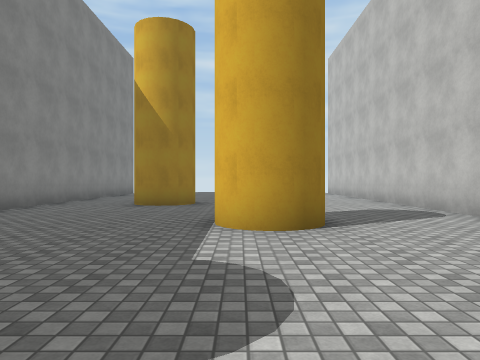
View 1 (above)

16 first-person views from a walk through a 3-D level made in the Unity game engine. The camera is 1.3 m above the floor, looks level and sees 70° across. The floor is counted in squares, 2 m on a side. Each view is taken from the middle of a square. On the plan, view 1 faces up. The plan holds only what a view shows up to about 10 squares ahead; the rest is blank. The place goes on beyond the plan. The player character is not drawn. Surface patterns are stand-ins for the level's own textures.

View 2
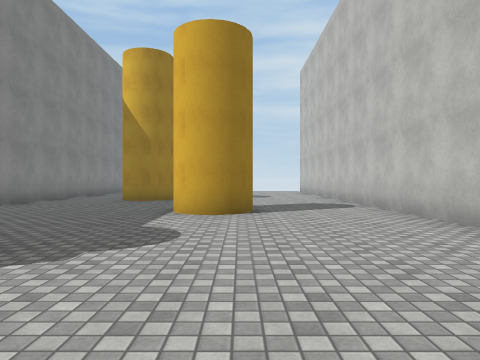

View 3
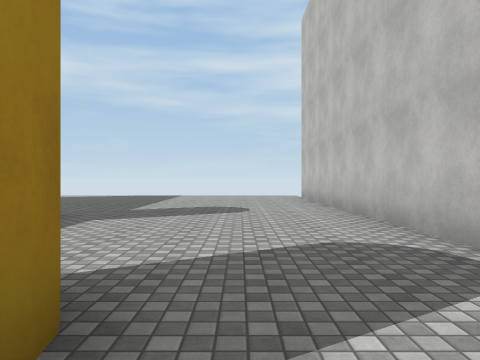

View 4
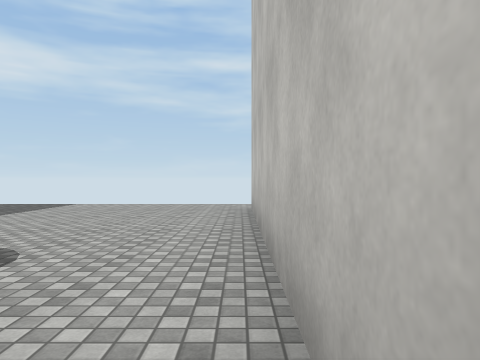

View 5
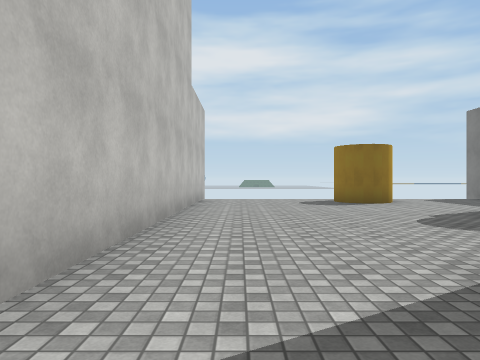

View 6
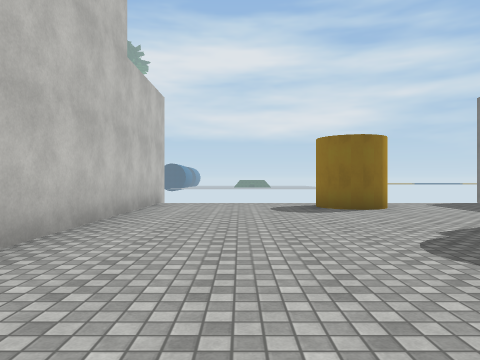

View 7
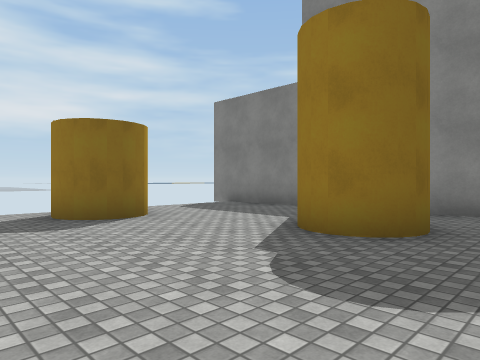

View 8
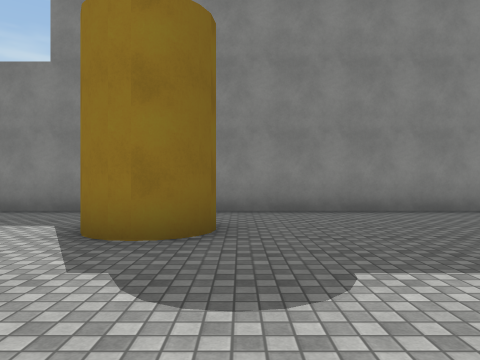

View 9
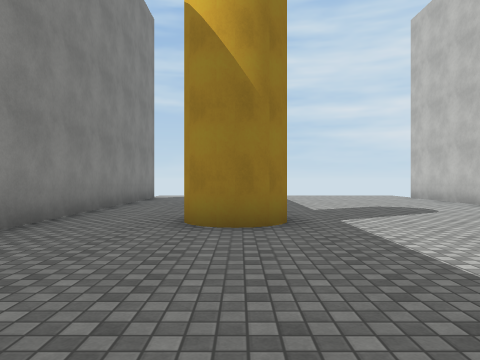

View 10
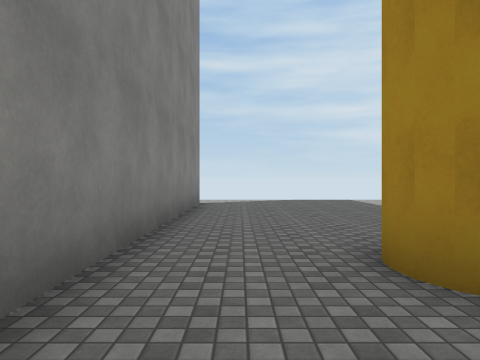

View 11
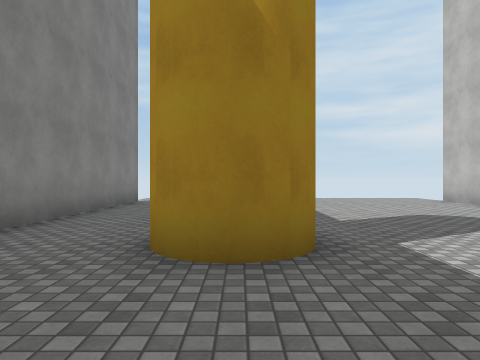

View 12
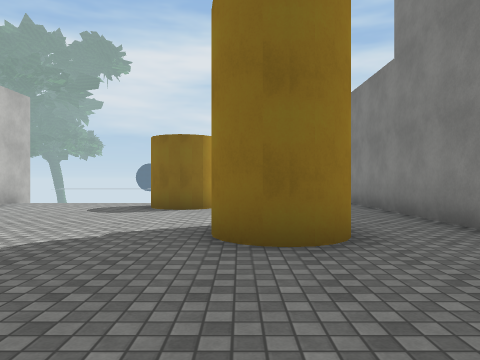

View 13
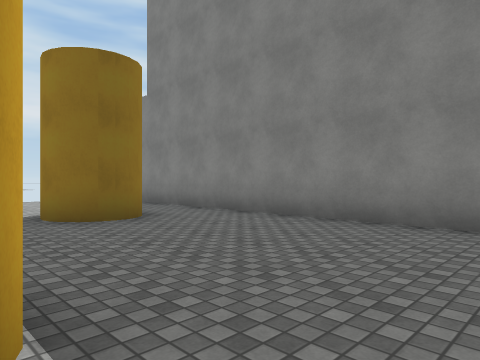

View 14
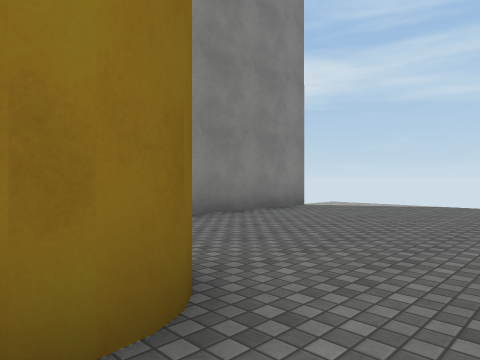

View 15
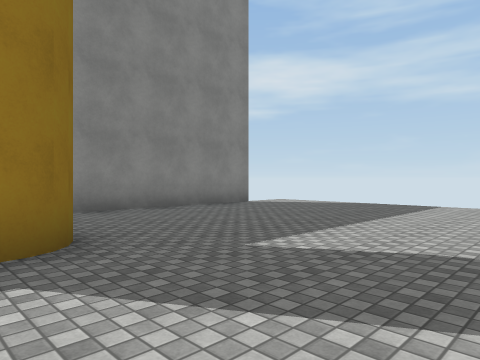

View 16
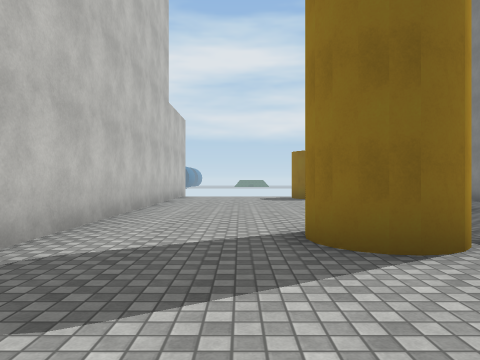

### Floor plan
Key: @ floor where view 1 was taken; # wall or solid block; . floor.
Columns run from 5 left of view 1 to 5 right of it. Each row starts with its distance up from view 1.
 18 ..........
 17 ..........
 16 #.........#
 15 #.........#
 14 #.........#
 13 #.........#
 12 #.........#
 11 #.........#
 10 #..#......#
  9 #..#......#
  8 #.........#
  7 #.........#
  6 #....##...#
  5 #....##...#
  4 #.........#
  3 #.........#
  2 #.........#
  1 #.##......#
  0 #. #.@....#
 -1 #.........#
 -2 #.........#
 -3 #...##....#
 -4 #... #....#
 -5 #         #

Positions as (right, up) in squares from view 1, and headings:
1: (0, 0), facing up
2: (1, -2), facing up
3: (2, 4), facing up
4: (4, 9), facing up
5: (3, 7), facing down
6: (2, 5), facing down
7: (2, 3), facing down-left
8: (2, 2), facing left
9: (-2, 4), facing up
10: (-4, 7), facing up
11: (-2, 6), facing up
12: (-2, 5), facing down
13: (0, 7), facing down-left
14: (0, 9), facing up-left
15: (2, 9), facing up-left
16: (2, 9), facing down
